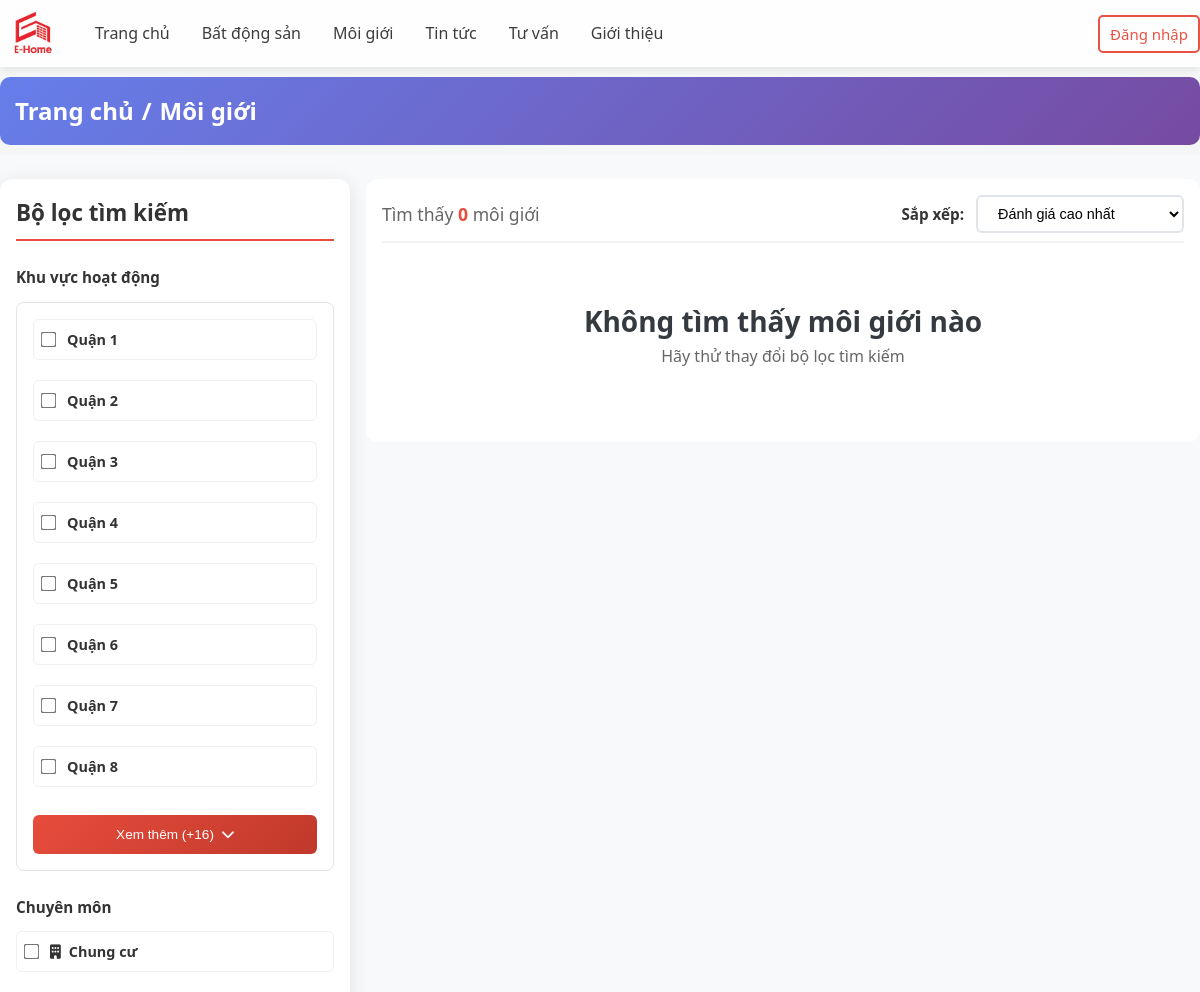
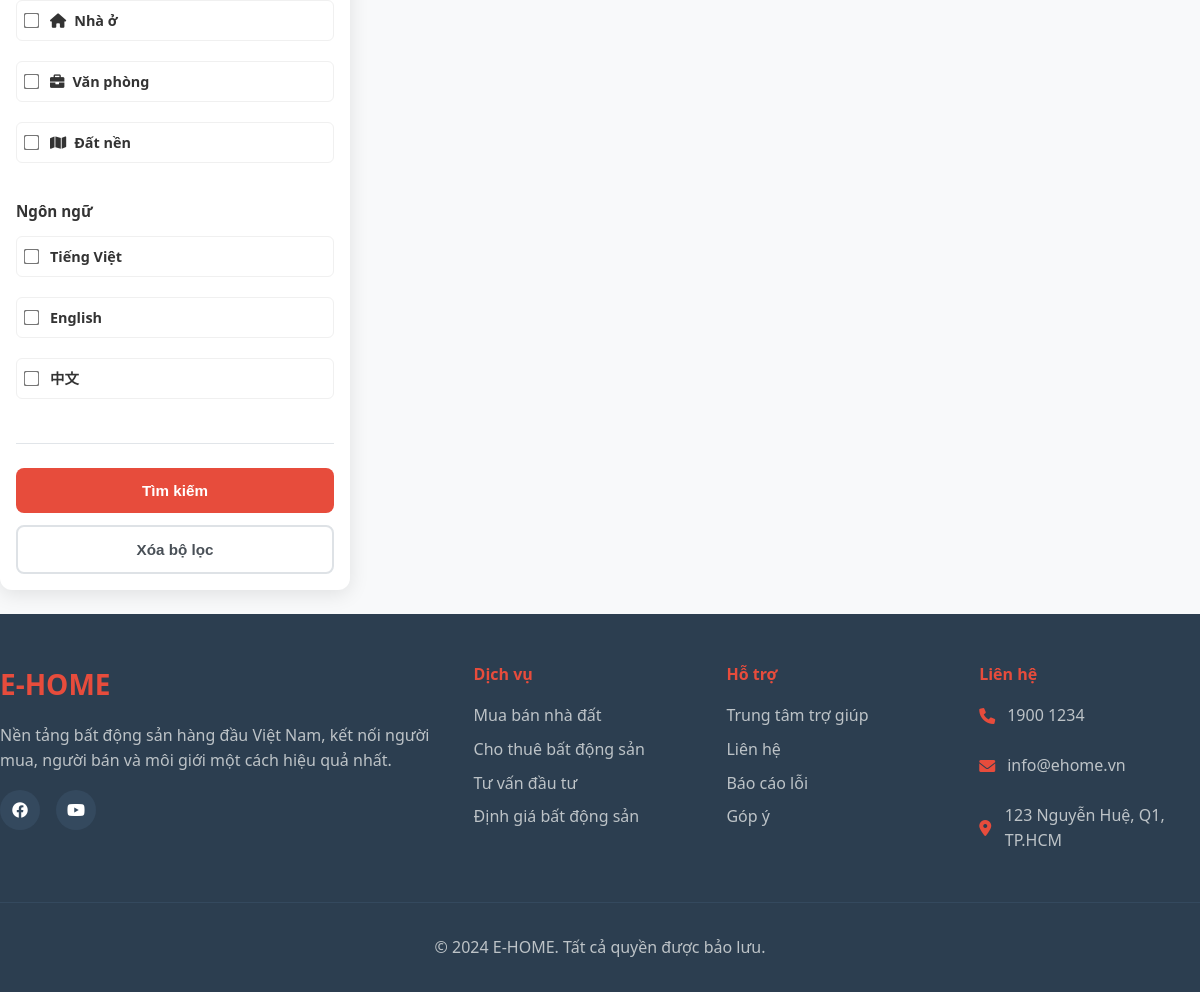
The app's page /user/index.php?act=listBroker with its own data (2 pictures, top to bottom).
### tables this page shows
CREATE TABLE `location` (
  `id` int(11) NOT NULL,
  `name` varchar(100) NOT NULL
);

CREATE TABLE `expertises` (
  `id` int(11) NOT NULL,
  `name` varchar(100) NOT NULL,
  `description` text DEFAULT NULL,
  `icon` varchar(50) DEFAULT NULL,
  `status` tinyint(1) NOT NULL DEFAULT 1
);

### user/controllers/listBrokerController/index.php (called while the page is built, shortened)
<?php
$districtsResult = mysqli_query($conn, "SELECT id, name FROM `location` ORDER BY id ASC");
$districts = mysqli_fetch_all($districtsResult, MYSQLI_ASSOC);
$expertisesResult = mysqli_query($conn, "SELECT id, name, icon FROM `expertises` WHERE status = 1 ORDER BY name");
$expertises = mysqli_fetch_all($expertisesResult, MYSQLI_ASSOC);
$limit = 8;
$whereConditions = array();
$whereConditions[] = "a.status = 'active'";
$whereConditions[] = "a.role = 2";
$whereClause = implode(' AND ', $whereConditions);
$countQuery = "SELECT COUNT(DISTINCT a.id) as total
               FROM `broker` b1
               INNER JOIN `account` a ON b1.accountId = a.id
               INNER JOIN (
                   SELECT accountId, MAX(id) as max_id
                   FROM `broker`
                   GROUP BY accountId
               ) b2 ON b1.accountId = b2.accountId AND b1.id = b2.max_id
               WHERE $whereClause";
$totalResult = mysqli_query($conn, $countQuery);
$totalData = mysqli_fetch_assoc($totalResult);
$totalBrokers = $totalData['total'];
$current_page = isset($_GET['page']) ? (int)$_GET['page'] : 1;
$start = ($current_page - 1) * $limit;
$orderBy = "b1.id DESC";
switch ($_SESSION['sort-broker']) {
  case 'rating':
    $orderBy = "avg_rating DESC";
    break;
}
$sql_list = "SELECT b1.*, a.fullName, a.email, a.phoneNumber, a.avatar, a.createdAt,
                    AVG(br.rating) AS avg_rating,
                    COUNT(br.rating) AS rating_count
             FROM `broker` b1
             INNER JOIN `account` a ON b1.accountId = a.id
             INNER JOIN (
                 SELECT accountId, MAX(id) as max_id
                 FROM `broker`
                 GROUP BY accountId
             ) b2 ON b1.accountId = b2.accountId AND b1.id = b2.max_id
             LEFT JOIN `broker_ratings` br ON b1.id = br.brokerId
             WHERE $whereClause
             GROUP BY b1.id
             ORDER BY $orderBy
             LIMIT $start, $limit";
$listBrokerResult = mysqli_query($conn, $sql_list);
if ($listBrokerResult) {
  $listBrokers = mysqli_fetch_all($listBrokerResult, MYSQLI_ASSOC);
} else {
  error('Lấy thông tin môi giới thất bại!', 'index.php');
}
include "./views/page/listBroker.php";
return;

### user/index.php (called while the page is built, shortened)
<?php
    include "views/header.php";
    include "controllers/userController.php";
    include "views/footer.php"
?>

### user/views/page/listBroker.php (the view, shortened to what this page needs)
<div class="broker-page"><section class="page-header">
        <div class="container">
            <div class="breadcrumb">
                <a href="index.php">Trang chủ</a>
                <span>/</span>
                <span>Môi giới</span>
            </div>
    </div>
</section>
<main class="main-content">
    <div class="container">
        <div class="content-layout">
            <aside class="sidebar">
                <form method="POST" id="filterForm">
                    <div class="filter-section">
                        <h3>Bộ lọc tìm kiếm</h3>
                        <div class="filter-group">
                            <label>Khu vực hoạt động</label>
                            <div class="collapsible-filter">
                                <div class="checkbox-group-grid">
                                    <?php
                                    $displayCount = 8;
                                    $districts_display = array_slice($districts, 0, $displayCount);
                                    $districts_hidden = array_slice($districts, $displayCount);
                                    foreach ($districts_display as $district) { ?>
                                        <label class="checkbox-item">
                                            <input type="checkbox" name="filter-area[]" value="<?= $district['name'] ?>"
                                                <?= (is_array($_SESSION['filter-area']) && in_array($district['name'], $_SESSION['filter-area'])) ? 'checked' : '' ?>>
                                            <span><?= htmlspecialchars($district['name']) ?></span>
                                        </label>
                                    <?php } ?>
                                </div>
                                <?php if (count($districts_hidden) > 0) { ?>
                                    <button type="button" class="show-more-btn" onclick="toggleMoreOptions(this)">
                                        <span class="show-text">Xem thêm (+<?= count($districts_hidden) ?>)</span>
                                        <i class="fas fa-chevron-down"></i>
                                    </button>
                                <?php } ?>
                            </div>
                        </div>
                        <div class="filter-group">
                            <label>Chuyên môn</label>
                            <div class="checkbox-group">
                                <?php foreach ($expertises as $expertise) { ?>
                                    <label class="checkbox-item">
                                        <input type="checkbox" name="filter-expertise[]" value="<?= $expertise['name'] ?>"
                                            <?= (is_array($_SESSION['filter-expertise']) && in_array($expertise['name'], $_SESSION['filter-expertise'])) ? 'checked' : '' ?>>
                                        <span>
                                            <?php if (!empty($expertise['icon'])) { ?>
                                                <i class="<?= $expertise['icon'] ?>"></i>
                                            <?php } ?>
                                            <?= htmlspecialchars($expertise['name']) ?>
                                        </span>
                                    </label>
                                <?php } ?>
                            </div>
                        </div>
                        <div class="filter-group">
                            <label>Ngôn ngữ</label>
                            <div class="checkbox-group">
                                <label class="checkbox-item">
                                    <input type="checkbox" name="filter-language[]" value="Tiếng Việt"
                                        <?= (is_array($_SESSION['filter-language']) && in_array('Tiếng Việt', $_SESSION['filter-language'])) ? 'checked' : '' ?>>
                                    <span>Tiếng Việt</span>
                                </label>
                                <label class="checkbox-item">
                                    <input type="checkbox" name="filter-language[]" value="English"
                                        <?= (is_array($_SESSION['filter-language']) && in_array('English', $_SESSION['filter-language'])) ? 'checked' : '' ?>>
                                    <span>English</span>
                                </label>
                                <label class="checkbox-item">
                                    <input type="checkbox" name="filter-language[]" value="Chinese"
                                        <?= (is_array($_SESSION['filter-language']) && in_array('Chinese', $_SESSION['filter-language'])) ? 'checked' : '' ?>>
                                    <span>中文</span>
                                </label>
                            </div>
                        </div>
                        <div class="filter-actions">
                            <button type="submit" class="btn btn-primary">Tìm kiếm</button>
                            <button type="submit" name="clear-filter" class="btn btn-outline">Xóa bộ lọc</button>
                        </div>
                    </div>
                </form>
            </aside>
            <div class="content-area">
                <div class="content-header">
                    <div class="results-info">
                        <span>Tìm thấy <strong><?= $totalBrokers ?></strong> môi giới</span>
                    </div>
                    <div class="sort-options">
                        <label>Sắp xếp:</label>
                        <form method="POST" style="display: inline;">
                            <select class="form-select" name="sort-broker" onchange="this.form.submit()">
                                <option value="rating" <?= $_SESSION['sort-broker'] == 'rating' ? 'selected' : '' ?>>Đánh giá cao nhất</option>
                            </select>
                        </form>
                    </div>
                </div>
                <?php if (empty($listBrokers)) { ?>
                    <div style="text-align: center; padding: 40px; color: #666;">
                        <h3>Không tìm thấy môi giới nào</h3>
                        <p>Hãy thử thay đổi bộ lọc tìm kiếm</p>
                    </div>
                <?php } ?>
            </div>
        </div>
    </div>
</main></div>

### user/views/css/index.css (style rules this page uses)
* { margin: 0; padding: 0; box-sizing: border-box; }
.container { max-width: 1200px; margin: 0 auto; }
.btn { padding: 0.875rem 1.5rem; border-radius: 8px; font-size: 0.95rem; font-weight: 600; cursor: pointer; transition: all 0.3s ease; text-decoration: none; text-align: center; border: none; }
.btn-primary { background: #e74c3c; color: white; }
.btn-outline { background: white; color: #495057; border: 2px solid #dee2e6; }
.page-header { text-align: left; max-width: 1200px; margin: 10px auto; padding: 15px; background: linear-gradient(135deg, #667eea 0%, #764ba2 100%); border-radius: 10px; }
.page-header .breadcrumb { display: flex; justify-content: flex-start; align-items: center; gap: 8px; }
.page-header .breadcrumb a, .page-header .breadcrumb span { font-size: 1.5rem; font-weight: 600; color: white; text-decoration: none; }
:root { --primary-color: #007bff; --secondary-color: #6c757d; --dark-color: #343a40; --light-color: #f8f9fa; --white-color: #ffffff; --font-family: 'Segoe UI', Roboto, 'Helvetica Neue', Arial, sans-serif; --border-radius: 8px; --box-shadow: 0 4px 6px rgba(0, 0, 0, 0.1); --transition: all 0.3s ease-in-out; }
body { font-family: var(--font-family); line-height: 1.6; color: var(--dark-color); background-color: #f4f7f6; margin: 0; padding: 0; }
h1, h2, h3 { color: var(--dark-color); font-weight: 600; margin-top: 0; }
h3 { font-size: 1.75rem; }
p { margin-bottom: 1rem; }
a { text-decoration: none; color: var(--primary-color); transition: var(--transition); }
section { padding: 5px 0; }

### user/views/css/addProperty.css (style rules this page uses)
.form-input, .form-select, .form-textarea { padding: 0.75rem 1rem; border: 2px solid #e0e0e0; border-radius: 8px; font-size: 1rem; transition: all 0.3s; background: white; }

### records on screen
location: name "Quận 1"
location: name "Quận 2"
location: name "Quận 3"
location: name "Quận 4"
location: name "Quận 5"
location: name "Quận 6"
location: name "Quận 7"
location: name "Quận 8"
expertises: name "Chung cư"
expertises: name "Nhà ở"
expertises: name "Văn phòng"
expertises: name "Đất nền"

### other values on screen
count($districts_hidden) "16"
$totalBrokers "0"
